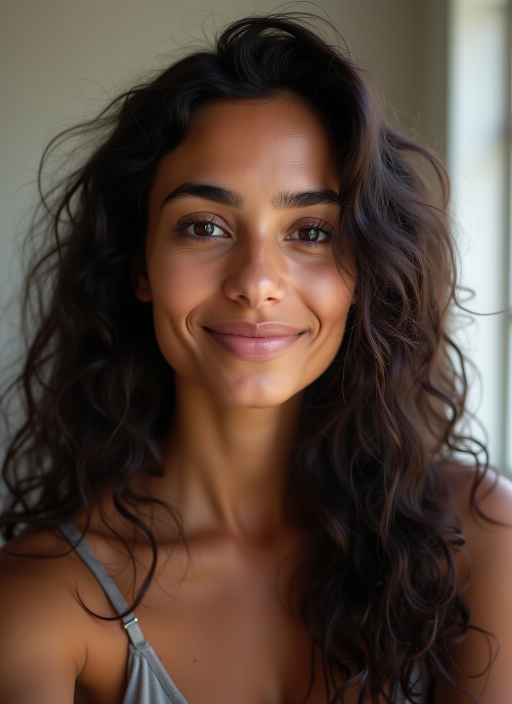
#> input picture store/appstore/faces/ana_4102.png, 1024 x 1408 px (shown at 1/2 size)
$ python make_appstore_shots.py faces/ana_4102.png
#> lines starting #> are read from the running program, lines starting #| are printed output that depends on the picture
#!/usr/bin/env python3
"""Render the localized App Store screenshot sets for Mirror Booth.

    python3 store/appstore/make_appstore_shots.py [--locales pt-BR,fr-FR]

  store/appstore/screenshots/<locale>/NN_<scene>_iphone.png  1320x2868 (6.9")
  store/appstore/screenshots/<locale>/NN_<scene>_ipad.png    2064x2752 (13")

The folders follow the `fastlane deliver` layout (see README.md). They are
generated, so they stay out of git; rerun this to get them back.

Every picture comes from the fictional faces in faces/ (generate_faces.py),
mirrored the way the app mirrors and filtered by the app's own shaders through
mirrorbooth/tool/store_filter_render_test.dart. Filter and voice-effect names
are read from the app's ARB files, so the listing always matches the UI.
"""
import json
import os
import pathlib
import shutil
import subprocess
import sys
import tempfile

from PIL import Image, ImageDraw, ImageFilter, ImageFont

HERE = pathlib.Path(__file__).resolve().parent
REPO = HERE.parent.parent
APP = REPO / "mirrorbooth"
OUT = HERE / "screenshots"

FONT = "/System/Library/Fonts/SFNS.ttf"
# docs/ site palette, same as store/play/make_play_assets.py
BG_TOP = (13, 10, 20)
BG_BOTTOM = (36, 24, 60)
ACCENT = (216, 180, 254)
WHITE = (255, 255, 255)
RED = (255, 69, 58)

TARGETS = {"iphone": (1320, 2868), "ipad": (2064, 2752)}

# Face file -> x of the facial midline as a fraction of the width.
FACES = {
    "ana": ("ana_4102.png", 0.487),
    "lea": ("lea_4305.png", 0.500),
    "rafa": ("rafa_4204.png", 0.500),
}
FACE_Y = 0.37   # eye line, where crops are centred

GRID_FILTERS = ["neon", "popArt", "comic", "thermal", "vampire", "frozen"]
KALEIDO_FILTER = "comic"
VIDEO_FILTER = "crt"
AUDIO_CHIPS = ["audioEffectRobot", "audioEffectChipmunk", "audioEffectEcho"]

# App Store locale -> (ARB file, hero face, face used for the filter scenes)
LOCALES = {
    "en-US": ("en", "lea", "rafa"),
    "pt-BR": ("pt", "ana", "rafa"),
    "es-MX": ("es", "rafa", "ana"),
    "es-ES": ("es", "ana", "lea"),
    "fr-FR": ("fr", "lea", "ana"),
}
# Same pictures as en-US, per the ASO plan.
COPIES = {"en-GB": "en-US", "en-AU": "en-US", "en-CA": "en-US"}

EN = {
    "hero": "Which side of your face wins?",
    "original": "Original",
    "left": "Left + Left",
    "right": "Right + Right",
    "live": "Your perfectly symmetric face, live",
    "filters": "24 live filters",
    "kaleido": "Rotate the mirror, make a kaleidoscope",
    "video": "Record video with voice effects",
}
PT = {
    "hero": "Qual lado do seu rosto vence?",
    "original": "Original",
    "left": "Esquerdo + Esquerdo",
    "right": "Direito + Direito",
    "live": "Seu rosto perfeitamente simétrico, ao vivo",
    "filters": "24 filtros ao vivo",
    "kaleido": "Gire o espelho e crie um caleidoscópio",
    "video": "Grave vídeos com efeitos de voz",
}
ES_MX = {
    "hero": "¿Qué lado de tu cara gana?",
    "original": "Original",
    "left": "Izquierda + Izquierda",
    "right": "Derecha + Derecha",
    "live": "Tu cara perfectamente simétrica, en vivo",
    "filters": "24 filtros en vivo",
    "kaleido": "Gira el espejo y crea un caleidoscopio",
    "video": "Graba videos con efectos de voz",
}
ES_ES = dict(
    ES_MX,
    live="Tu cara perfectamente simétrica, en directo",
    filters="24 filtros en directo",
    video="Graba vídeos con efectos de voz",
)
FR = {
    "hero": "Quel côté de votre visage gagne ?",
    "original": "Original",
    "left": "Gauche + Gauche",
    "right": "Droite + Droite",
    "live": "Votre visage parfaitement symétrique, en direct",
    "filters": "24 filtres en direct",
    "kaleido": "Tournez le miroir, créez un kaléidoscope",
    "video": "Filmez avec des effets de voix",
}
COPY = {"en-US": EN, "pt-BR": PT, "es-MX": ES_MX, "es-ES": ES_ES, "fr-FR": FR}


# [31 lines left out: functions font, gradient, cover, not called in this run]


def mirror(im, midline, keep_left):
    """Reflect one half of the face across its midline, as the app does."""
    cx = round(im.width * midline)
    half = min(cx, im.width - cx)
    box = (cx - half, 0, cx, im.height) if keep_left else (cx, 0, cx + half, im.height)
    part = im.crop(box)
    flipped = part.transpose(Image.FLIP_LEFT_RIGHT)
    out = Image.new("RGB", (half * 2, im.height))
    out.paste(part if keep_left else flipped, (0, 0))
    out.paste(flipped if keep_left else part, (half, 0))
    return out


def kaleido(im):
    """Mirror axis turned to horizontal over a tilted head: two faces, chin to chin."""
    pivot = (im.width * 0.5, im.height * FACE_Y)
    tilted = im.rotate(-20, Image.BICUBIC, center=pivot)
    top = tilted.crop((im.width * 0.12, im.height * 0.03,
                       im.width * 0.88, im.height * 0.60))
    top = top.resize((im.width, round(top.height * im.width / top.width)), Image.LANCZOS)
    out = Image.new("RGB", (top.width, top.height * 2))
    out.paste(top, (0, 0))
    out.paste(top.transpose(Image.FLIP_TOP_BOTTOM), (0, top.height))
    return out


# [140 lines left out: functions wrap, headline, card, pill, labeled, layout and 5 more, not called in this run]


SCENES = [("hero", scene_hero), ("live", scene_live), ("filters", scene_filters),
          ("kaleido", scene_kaleido), ("video", scene_video)]


def render_filters(work, sources):
    """Run the app's shaders over the sources; returns {stem_filter: Image}."""
    src = work / "in"
    src.mkdir()
    for stem, (image, _) in sources.items():
        image.save(src / f"{stem}.png")
    names = sorted({n for _, wanted in sources.values() for n in wanted})
    out = work / "out"
    subprocess.run(
        ["flutter", "test", "tool/store_filter_render_test.dart"],
        cwd=APP, check=True, stdout=subprocess.DEVNULL,
        env={**os.environ, "STORE_IN": str(src), "STORE_OUT": str(out),
             "STORE_FILTERS": ",".join(names)},
    )
    return {p.stem: Image.open(p).convert("RGB").copy() for p in out.glob("*.png")}


def main():
    argv = sys.argv[1:]
    wanted = argv[argv.index("--locales") + 1].split(",") if "--locales" in argv \
        else list(LOCALES)

    faces, sources = {}, {}
    for key, (name, midline) in FACES.items():
        im = Image.open(HERE / "faces" / name).convert("RGB")
#> im is the input picture: PIL image 1024x1408 RGB; mean R, G, B 87.4, 68.8, 58.2
        left, right = mirror(im, midline, True), mirror(im, midline, False)
#> in mirror, `flipped = part.transpose(Image.FLIP_LEFT_RIGHT)`:
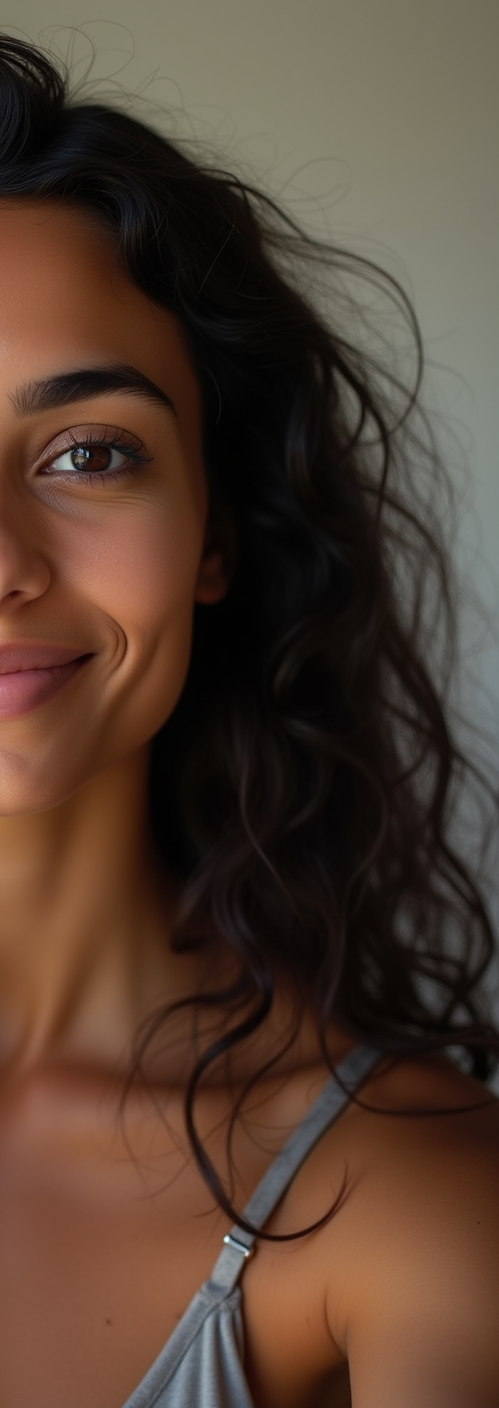
#> flipped: PIL image 499x1408 RGB; mean R, G, B 83.6, 62.8, 49.6
#> in mirror, `out = Image.new("RGB", (half * 2, im.height))`: out: PIL image 998x1408 RGB; every value is 0
#> in mirror, `out.paste(flipped if keep_left else part, (half, 0))`:
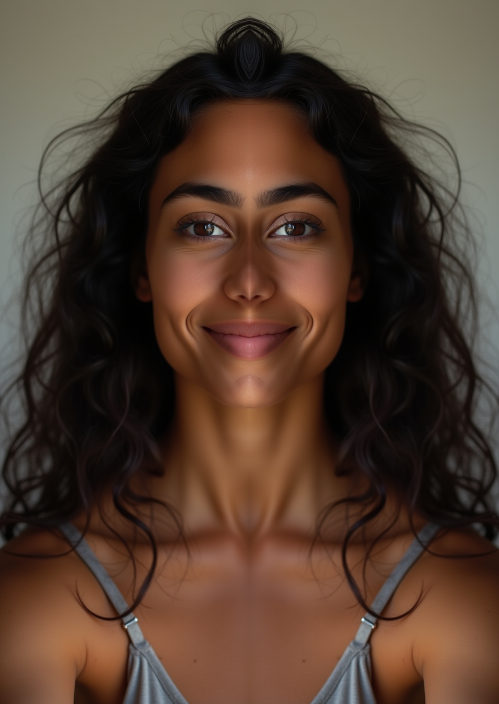
#> out: PIL image 998x1408 RGB (shown at 1/2 size); mean R, G, B 83.6, 62.8, 49.6
#> call 2 of mirror, with midline = 0.487, keep_left = False
#> in mirror (call 2), `box = (cx - half, 0, cx, im.height) if keep_left else (cx, 0, cx + hal..`: box = (499, 0, 998, 1408)
#> in mirror (call 2), `part = im.crop(box)`:
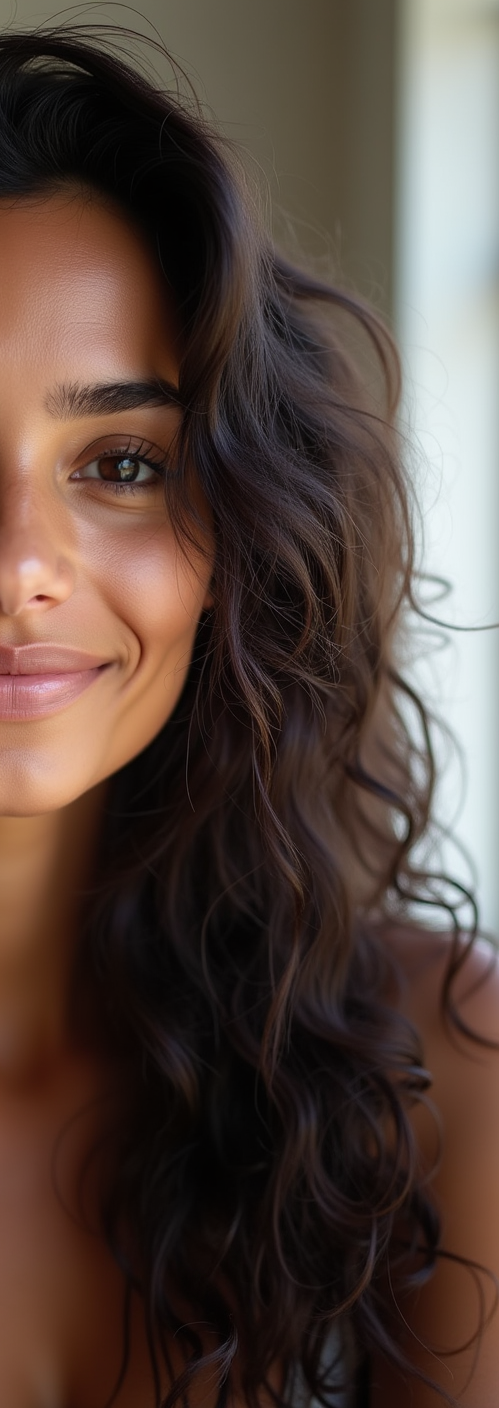
#> part: PIL image 499x1408 RGB; mean R, G, B 88.2, 71.2, 63.2
#> in mirror (call 2), `flipped = part.transpose(Image.FLIP_LEFT_RIGHT)`:
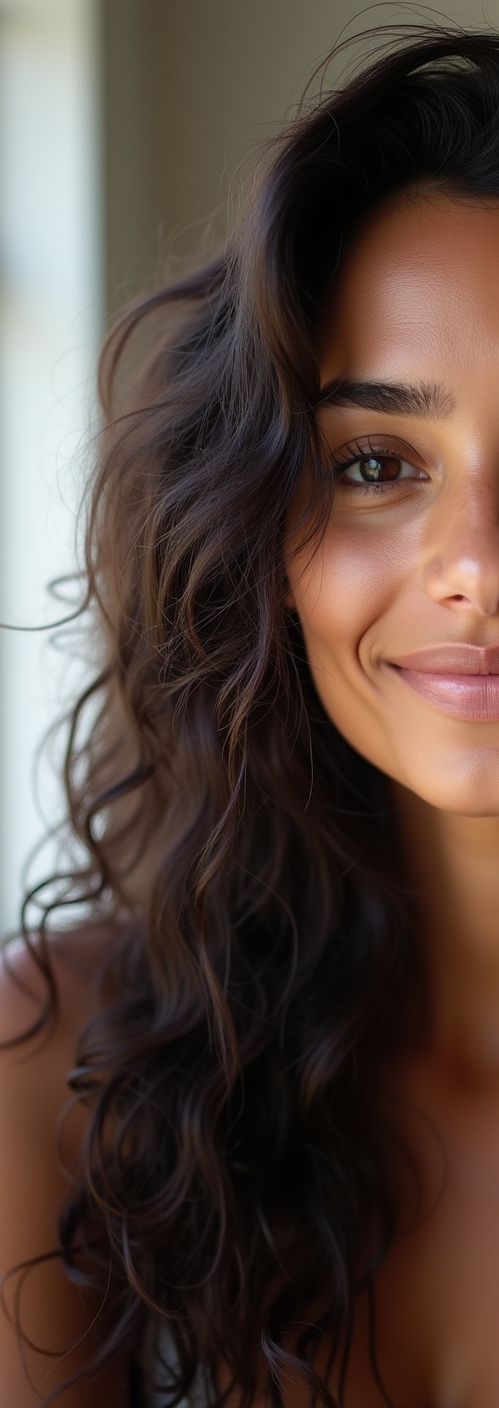
#> flipped: PIL image 499x1408 RGB; mean R, G, B 88.2, 71.2, 63.2
        faces[key] = (im, left, right)
        sources[f"{key}_grid"] = (right, GRID_FILTERS)
        sources[f"{key}_kaleido"] = (kaleido(im), [KALEIDO_FILTER])
#> in kaleido, `tilted = im.rotate(-20, Image.BICUBIC, center=pivot)`:
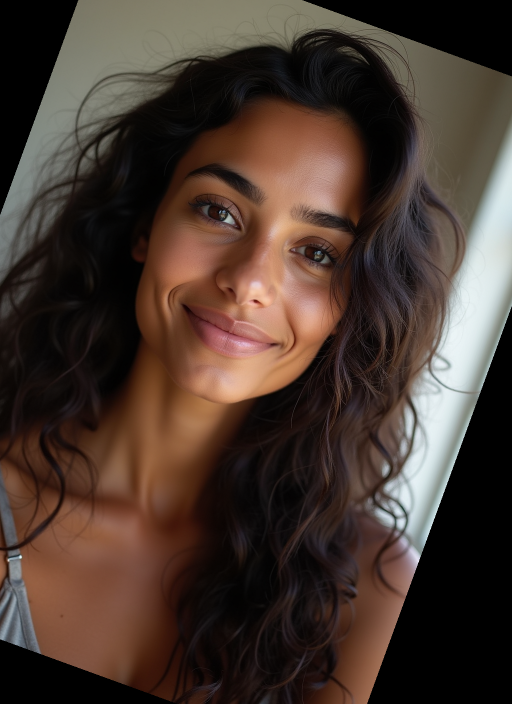
#> tilted: PIL image 1024x1408 RGB (shown at 1/2 size); mean R, G, B 72, 56.1, 47.5
#> in kaleido, `top = tilted.crop((im.width * 0.12, im.height * 0.03, im.width * 0.88,..`:
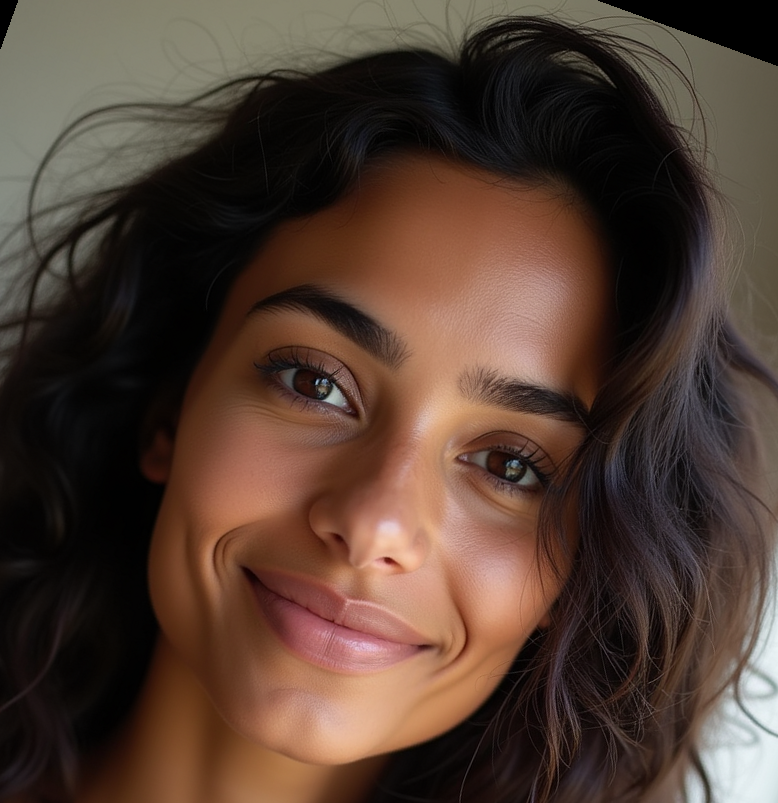
#> top: PIL image 778x803 RGB; mean R, G, B 82.3, 61.9, 50.9
#> in kaleido, `out = Image.new("RGB", (top.width, top.height * 2))`: out: PIL image 1024x2114 RGB; every value is 0
#> in kaleido, `out.paste(top.transpose(Image.FLIP_TOP_BOTTOM), (0, top.height))`:
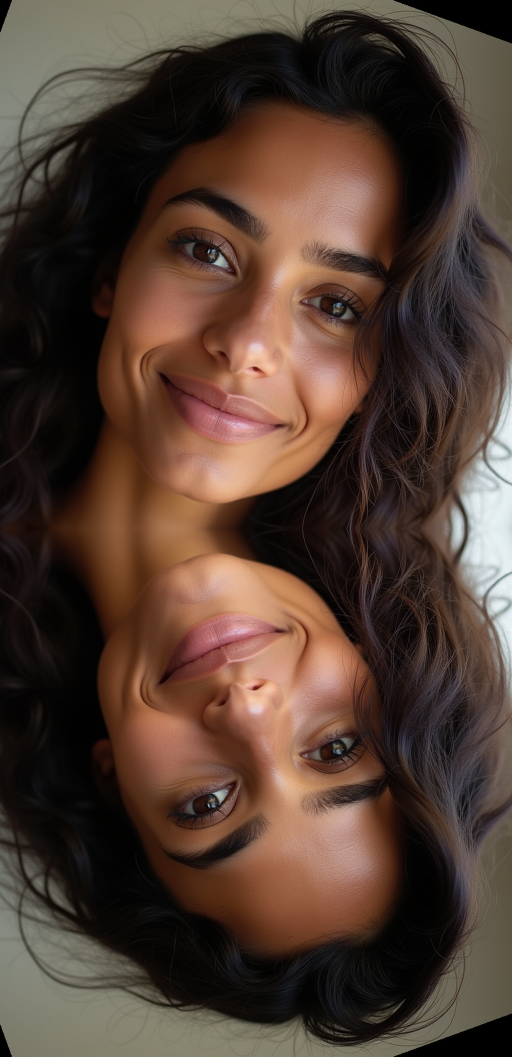
#> out: PIL image 1024x2114 RGB (shown at 1/2 size); mean R, G, B 82.3, 61.9, 50.9
        sources[f"{key}_video"] = (left, [VIDEO_FILTER])
#> pass 2 of the loop in main, `for key, (name, midline) in FACES.items():`:
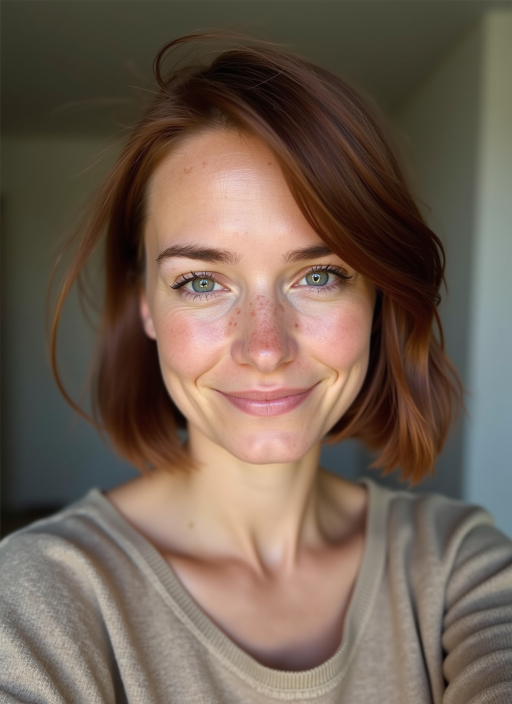
#> input picture store/appstore/faces/lea_4305.png, 1024 x 1408 px (shown at 1/2 size)
#> in main, im is the input picture: PIL image 1024x1408 RGB; mean R, G, B 112.9, 95.9, 82.7
#> part: PIL image 512x1408 RGB
#> flipped: PIL image 512x1408 RGB
#> in mirror (call 3), `out.paste(flipped if keep_left else part, (half, 0))`:
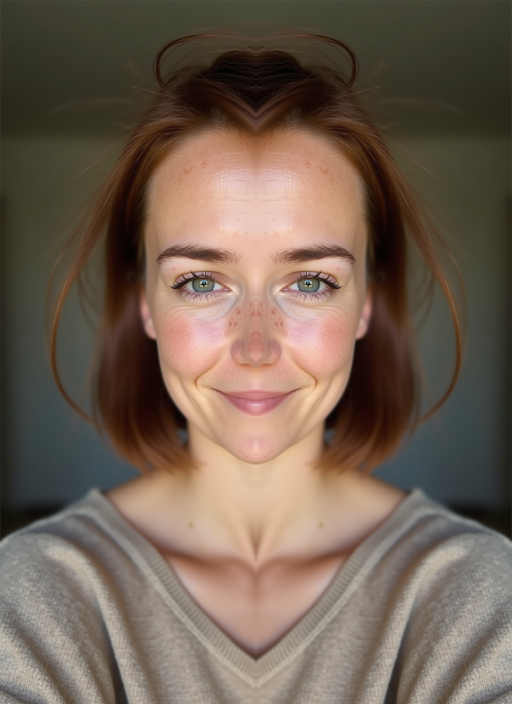
#> out: PIL image 1024x1408 RGB (shown at 1/2 size); mean R, G, B 113.6, 96.4, 82.6
#> in kaleido (call 2), `out.paste(top.transpose(Image.FLIP_TOP_BOTTOM), (0, top.height))`:
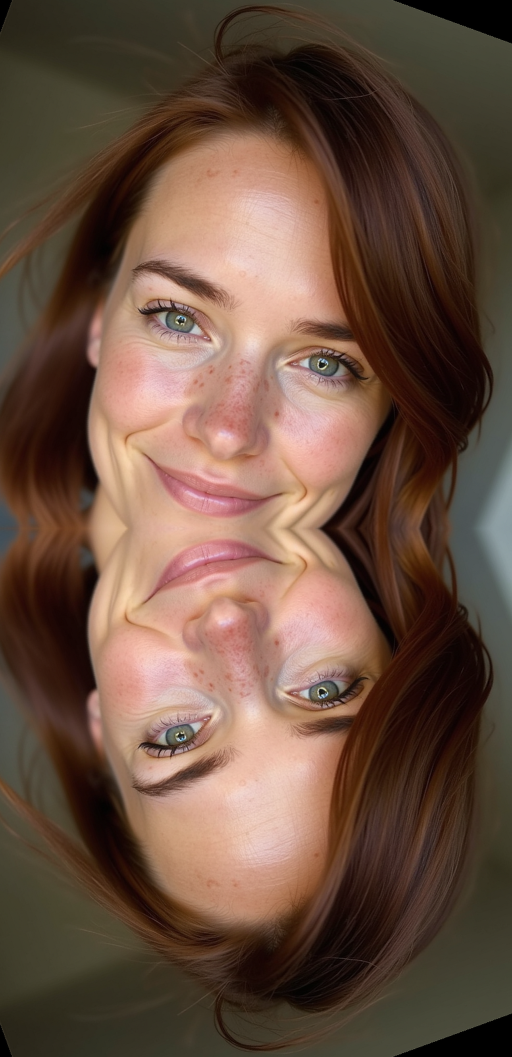
#> out: PIL image 1024x2114 RGB (shown at 1/2 size); mean R, G, B 105.6, 79.8, 64.8
#> pass 3 of the loop in main, `for key, (name, midline) in FACES.items():`:
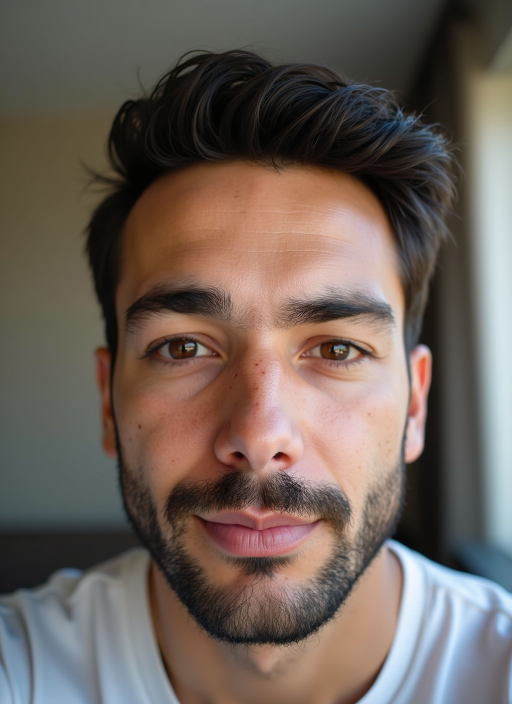
#> input picture store/appstore/faces/rafa_4204.png, 1024 x 1408 px (shown at 1/2 size)
#> in main, im is the input picture: PIL image 1024x1408 RGB; mean R, G, B 109.5, 97.1, 89.5
#> in mirror (call 5), `out.paste(flipped if keep_left else part, (half, 0))`:
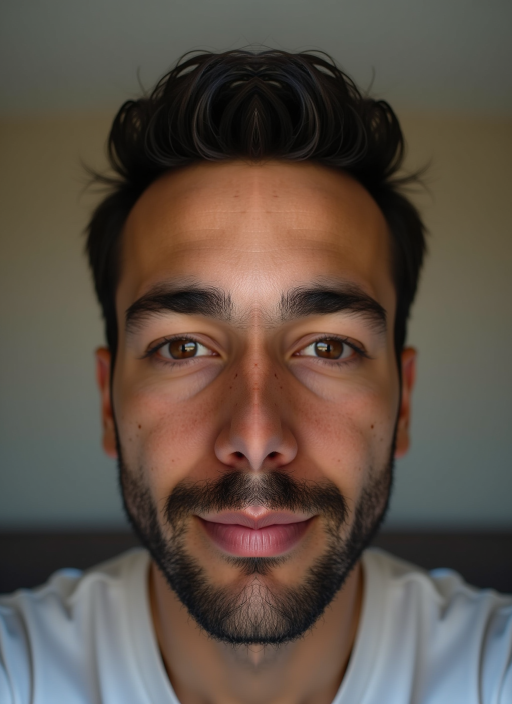
#> out: PIL image 1024x1408 RGB (shown at 1/2 size); mean R, G, B 92.9, 80.2, 70.4
#> in kaleido (call 3), `out.paste(top.transpose(Image.FLIP_TOP_BOTTOM), (0, top.height))`:
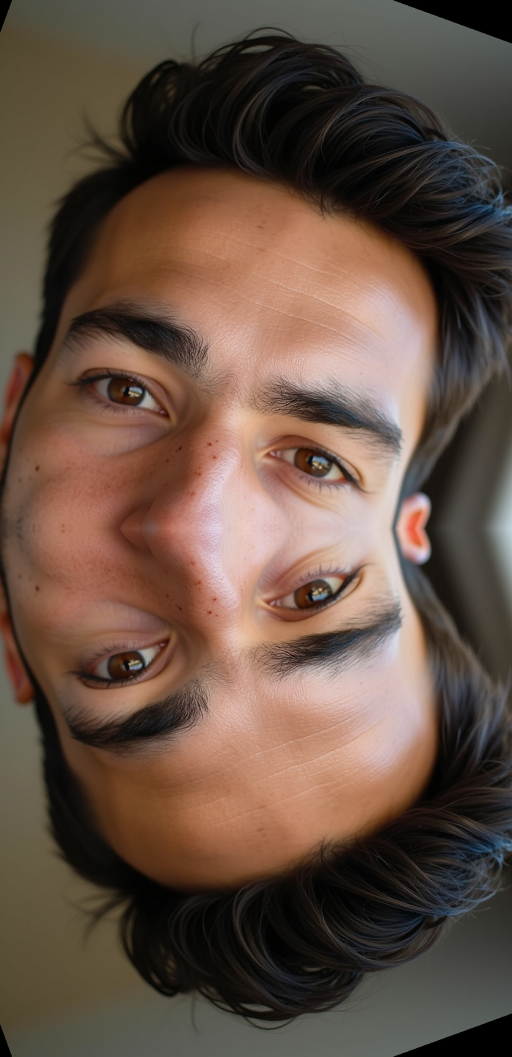
#> out: PIL image 1024x2114 RGB (shown at 1/2 size); mean R, G, B 101.4, 80.6, 68.2

    with tempfile.TemporaryDirectory() as tmp:
        filtered = render_filters(pathlib.Path(tmp), sources)
#> the loop in render_filters, `for stem, (image, _) in sources.items():` made 9 passes
#> stem on passes 1 to 9: 'ana_grid', 'ana_kaleido', 'ana_video', 'lea_grid', 'lea_kaleido', 'lea_video', 'rafa_grid', 'rafa_kaleido', 'rafa_video'
#> in render_filters, `names = sorted({n for _, wanted in sources.values() for n in wanted})`: names = ['comic', 'crt', 'frozen', 'neon', 'popArt', 'thermal', 'vampire']
#> filtered = 0 items

    for locale in wanted:
        arb, hero, other = LOCALES[locale]
#> (the run stopped early here; a loop or call above may not have finished)
